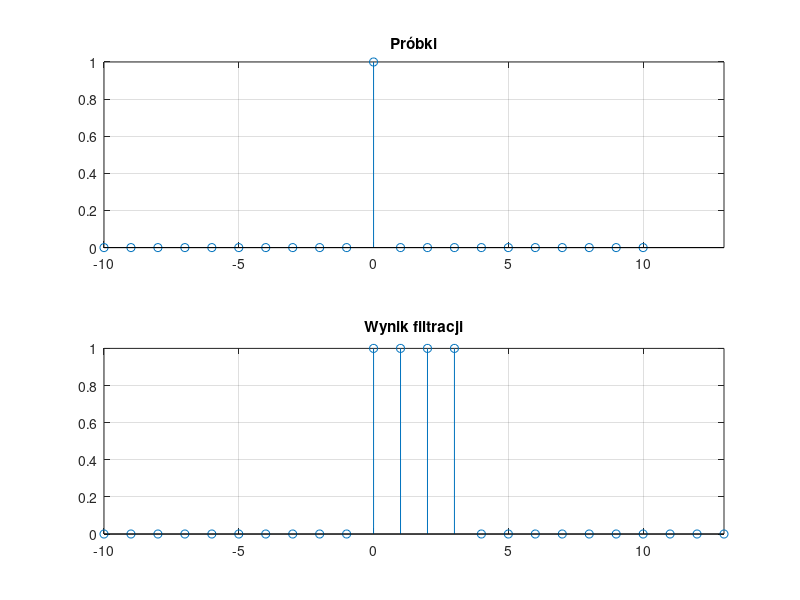
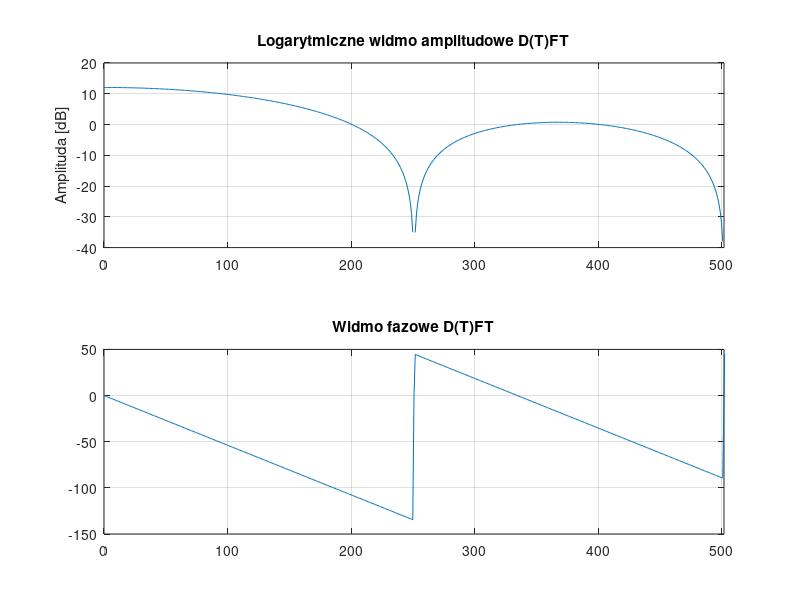
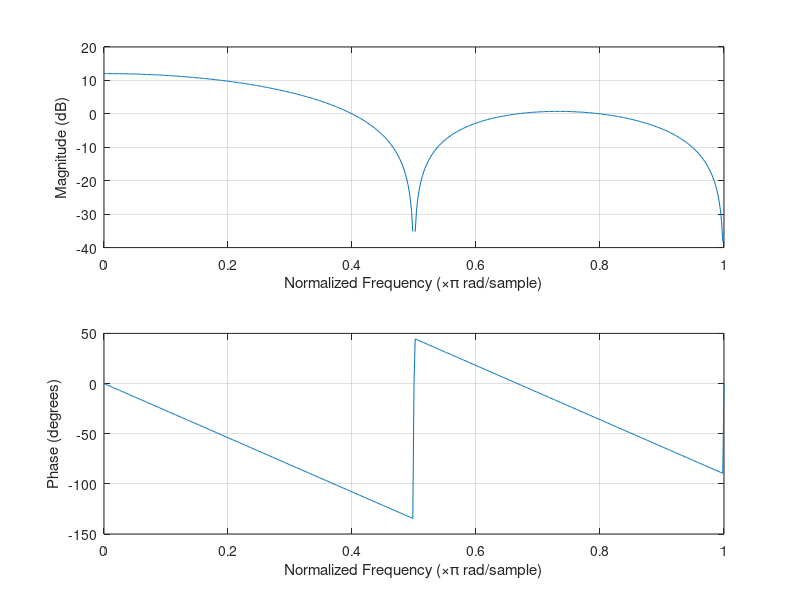
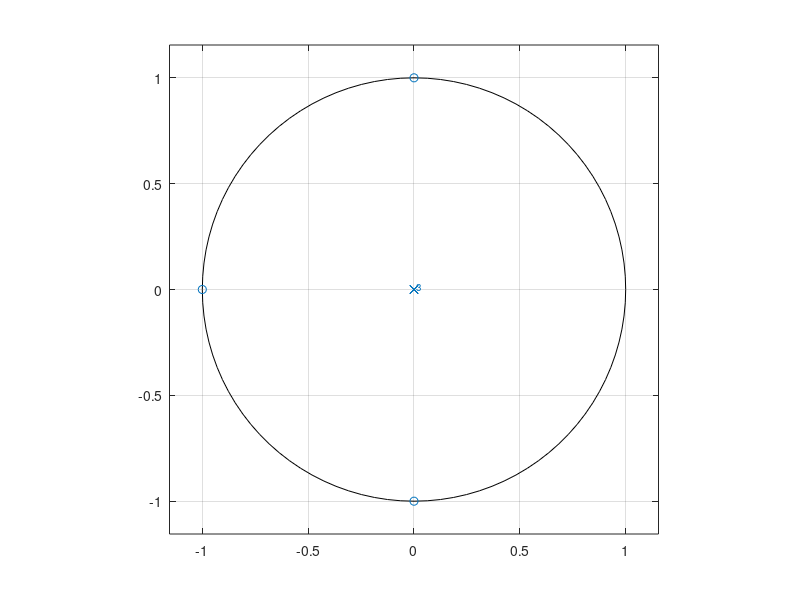

Reproduce these figures in MATLAB, in order.
%% Funkcja przenoszenia filtru FIR
clear; clc; close all;

%% Definicja filtru
FIRcoefs = [ 1 1 1 1 ];                 % Współczynniki filtru

filterOrder = length( FIRcoefs );       % Rząd filtru (liczba współczynników)

%% Definicja sygnału
samplesBeforeZero = 10;                 % Liczba próbek przed czasem t=0
samplesAfterZero = 10;                  % Liczba próbek po czasie t=0

signal = [ 1 ];                         % Jedna niezerowa próbka - impuls

%% Parametry analizy DFT

zeroPadding = 1000;                        % Dopełnienie zerami wag filtru

%% Generacja sygnału
% Generujemy samplesBeforeZero zerowych próbek (czasy t<0),
% dodajemy ciąg próbek dany przez signal i dopełniamy zerami tak, aby ilość
% próbek dla t>0 wyniosła samplesAfterZero (plus jedna próbka dla t=0)
samples = [ zeros( 1, samplesBeforeZero ) signal zeros( 1, samplesAfterZero - length( signal ) + 1) ];

% Wektor indeksów próbek (do wykresów)
samplesIdx = -samplesBeforeZero : samplesAfterZero;

% Wektor indeksów próbek po dekonwolucji - długość ciągu próbek + długość
% filtru - 1
convolutionIdx = -samplesBeforeZero : samplesAfterZero + filterOrder - 1;

%% Konwolucja sygnału i funkcji wag filtru
% Zamiast żmudnej pętli używamy funkcji Matlab'a
filteredSamples = conv( samples, FIRcoefs );

%% Wykresy w czasie
figure(1), subplot( 2, 1, 1 ); stem( samplesIdx, samples ), title( 'Próbki' );
grid on;
xlim( [ convolutionIdx( 1 )  convolutionIdx( end ) ] );
subplot( 2, 1, 2 ); stem( convolutionIdx, filteredSamples), title( 'Wynik filtracji' );
grid on;
xlim( [ convolutionIdx( 1 )  convolutionIdx( end ) ] );

%% Obliczenie funkcji przenoszenia filtru
% Dopełniamy wektor współczynników filtru zerami (po co?, dlaczego możemy 
% zrobić to asymetrycznie -- zera tylko z prawej strony?)
DTFTcoefs = [ FIRcoefs zeros( 1, zeroPadding ) ];

% Obliczamy DFT (albo DTFT jeśli zeroPadding jest odpowiednio duże (?) )
spectrum = fft( DTFTcoefs );
spectrumIdx = 0:length( spectrum ) - 1;

%% Wykres widma i fazy uzyskany z D(T)FT
figure(2), subplot(2,1,1), plot( spectrumIdx, 20*log10( abs( spectrum )) ), title( 'Logarytmiczne widmo amplitudowe D(T)FT' );
grid on;
xlim( [ 0 length( spectrum ) / 2 ] );
ylabel( 'Amplituda [dB]' );
% ylim( [ -40 20 ]);
grid on;

subplot(2,1,2), plot( spectrumIdx, ( 180 .* angle( spectrum ) ./ pi )), title( 'Widmo fazowe D(T)FT' );
grid on;
xlim( [ 0 length( spectrum )/2 ] );
ylim( [ -150 50 ]);
grid on;
 

%% Analiza funkcji przenoszenia filtru wbudowaną funkcją Matlab'a
figure(3), freqz( FIRcoefs );

%% Analiza położenia biegunów i zer wbudowaną funkcją Matlab'a
figure(4), zplane( FIRcoefs );


